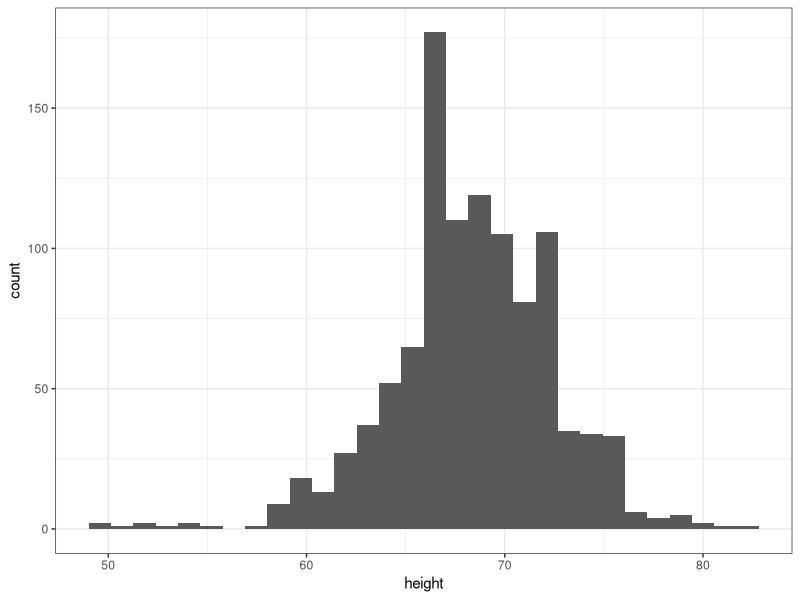
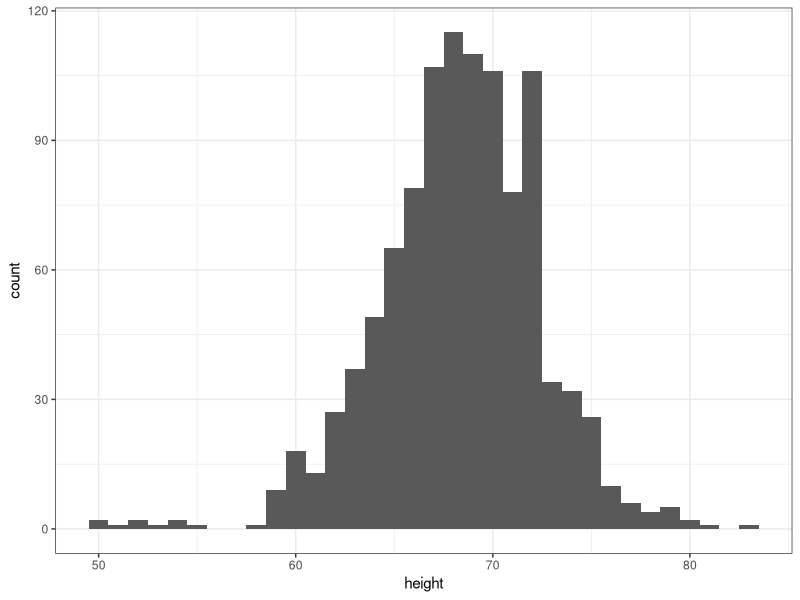
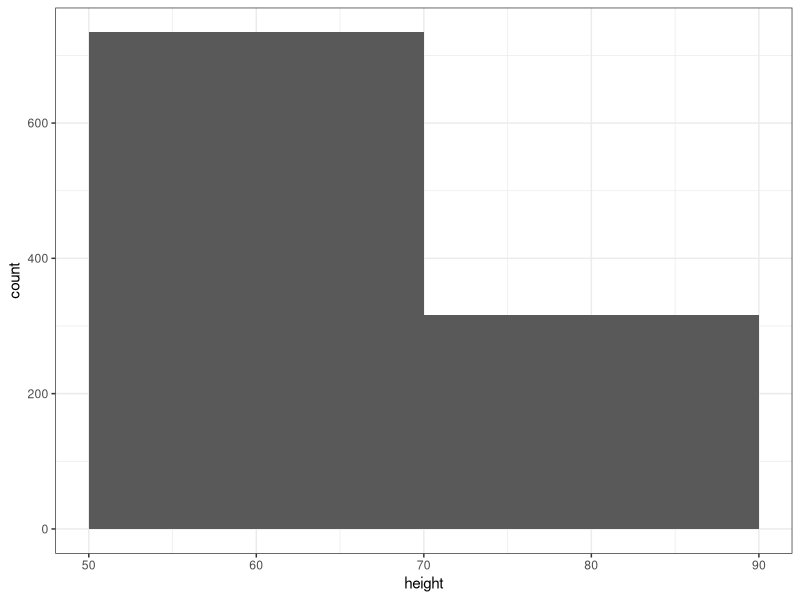
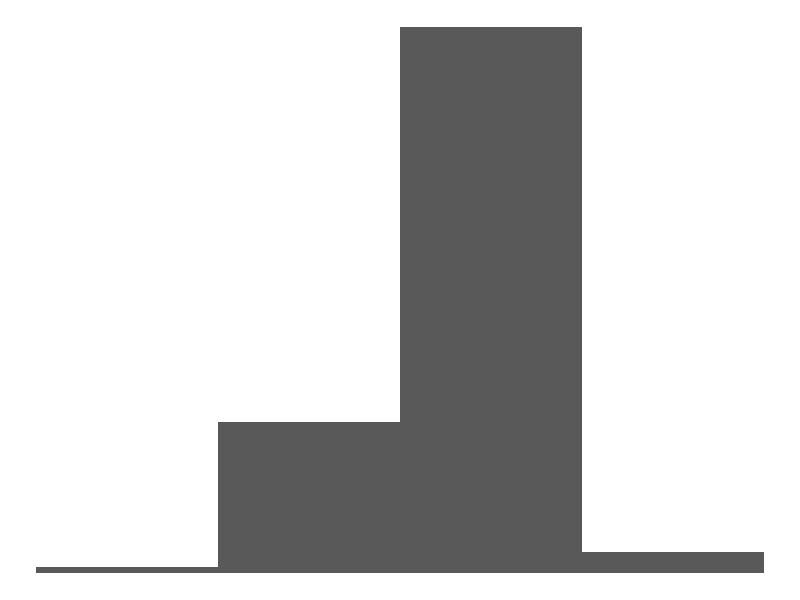
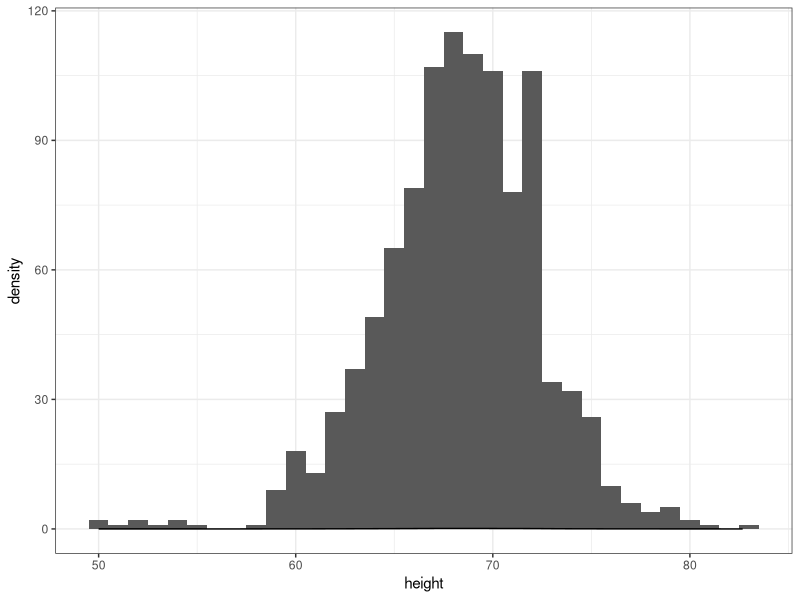
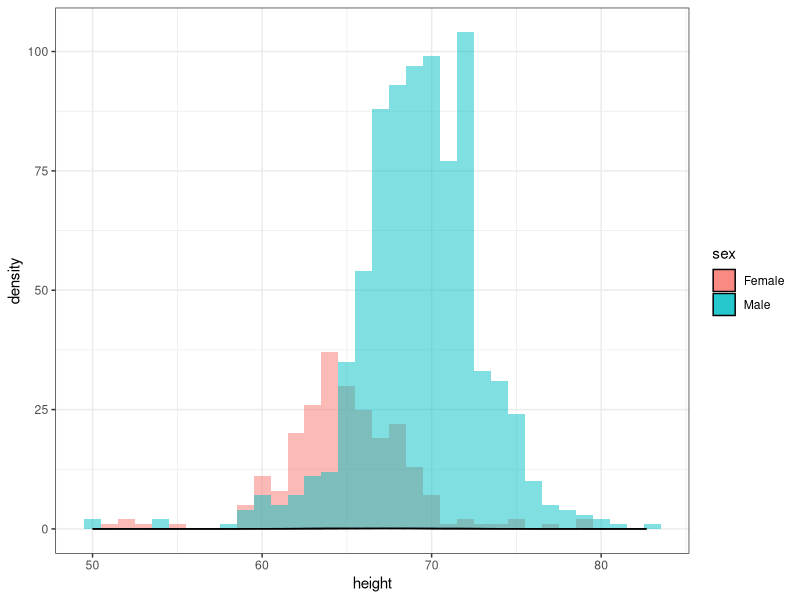
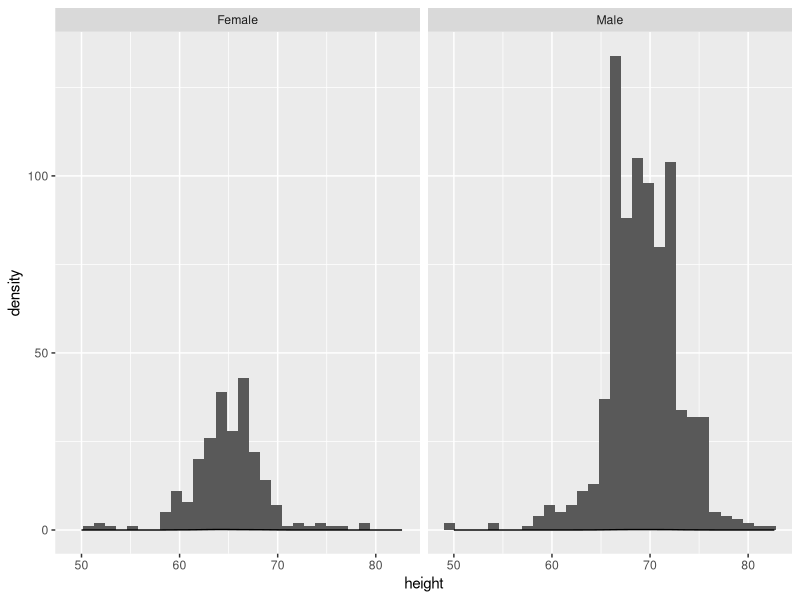
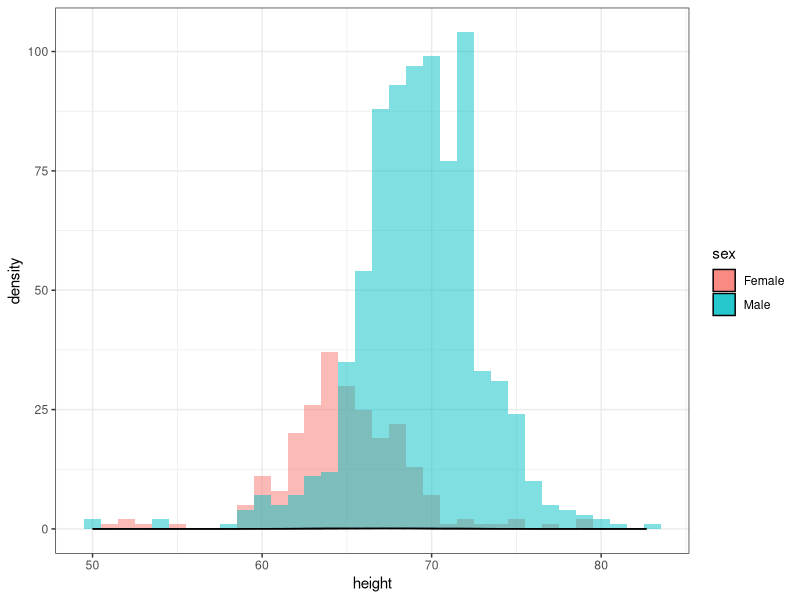

R code for these plots, in order:
## ---- chunk 1
knitr::opts_chunk$set(echo = TRUE)
library(tidyverse)
## ---- chunk 2
#install.packages("dslabs")
library(dslabs) 
data(heights)
glimpse(heights)
## ---- chunk 3
heights %>% ggplot(aes(x = height)) + 
  geom_histogram() + 
  theme_bw()

## ---- chunk 4
heights %>% ggplot(aes(x = height)) + 
  geom_histogram(binwidth = 1) + 
  theme_bw()
heights %>% ggplot(aes(x = height)) + 
  geom_histogram(binwidth = 20) + 
  theme_bw()
heights %>% ggplot(aes(x = height)) + 
  geom_histogram(binwidth = 10) + 
  theme_void()
## ---- chunk 5
heights %>% ggplot(aes(x = height)) + 
  geom_histogram(binwidth = 1) + 
  theme_bw() + geom_density(alpha = .5)
## ---- chunk 6
heights %>% 
  ggplot(aes(x = height, group = sex, fill = sex)) + 
  geom_histogram(binwidth = 1, alpha = 0.5, position = "identity") + 
  geom_density(alpha = 0.7) +
  theme_bw()
heights %>% 
  ggplot(aes(x = height, group = sex)) + 
  geom_histogram() + 
  geom_density() + facet_grid(~ sex) 
  theme_bw()
## ---- chunk 7
heights %>% 
  ggplot(aes(x = height, group = sex, fill = sex)) + 
  geom_histogram(binwidth = 1, alpha = 0.5, position = "identity") + 
  geom_density(alpha = 0.7) +
  theme_bw()

## ---- chunk 8
heights %>% 
  ggplot(aes(x = height, group = sex, fill = sex)) + 
  geom_histogram(binwidth = 1, alpha = 0.5) + 
  geom_density() +
  theme_bw()

## ---- chunk 9
heights %>% 
  ggplot(aes(x = height, y = sex)) + 
  geom_boxplot() + 
  geom_density() +
  theme_bw()
## ---- chunk 10
heights %>% 
  ggplot(aes(x = height, y = sex)) + 
  geom_boxplot() + 
  geom_density() +
  theme_bw()
## ---- chunk 11
heights %>% group_by(sex) %>%  summarize(mean_height = mean(height, na.rm = T), median_height = median(height, na.rm = T))

heights %>% summarize(mean_height = mean(height, na.rm = T), median_height = median(height, na.rm = T), .by = sex)


## ---- chunk 12
heights %>% group_by(sex) %>%  summarize(max_height = max(height, na.rm = T), min_height = min(height, na.rm = T))

## ---- chunk 13
# install.packages("pscl")
library(pscl) # loads in the package that has this data. 
## You might need to install this...

# data for presidental elections
votedata <-  presidentialElections
glimpse(votedata)
## ---- chunk 14



## ---- chunk 15



## ---- chunk 16



## ---- chunk 17


## ---- chunk 18


## ---- chunk 19



## ---- chunk 20


## ---- chunk 21
library(maps)
votedata$state <- tolower(votedata$state)  ## states need to be lowercase for linking

states_map <- map_data("state") ## this gives us the lat and long for each point of each state.
  
map_plot <-  ggplot(data =  votedata %>% filter(year == 2008), aes(map_id = state)) +
    geom_map(aes(fill = demVote), map = states_map) +
    expand_limits(x = states_map$long, y = states_map$lat)
map_plot  
## ---- chunk 22
map_plot <-  ggplot(data =  votedata %>% filter(year == 2016), aes(map_id = state)) +
  geom_map(aes(fill = demVote), map = states_map)+
  expand_limits(x = states_map$long, y = states_map$lat)
map_plot  
## ---- chunk 23


## ---- chunk 24


## ---- chunk 25


## ---- chunk 26
library(palmerpenguins)
glimpse(penguins)
## ---- chunk 27


## ---- chunk 28


## ---- chunk 29


## ---- chunk 30



## ---- chunk 31



## ---- chunk 32
